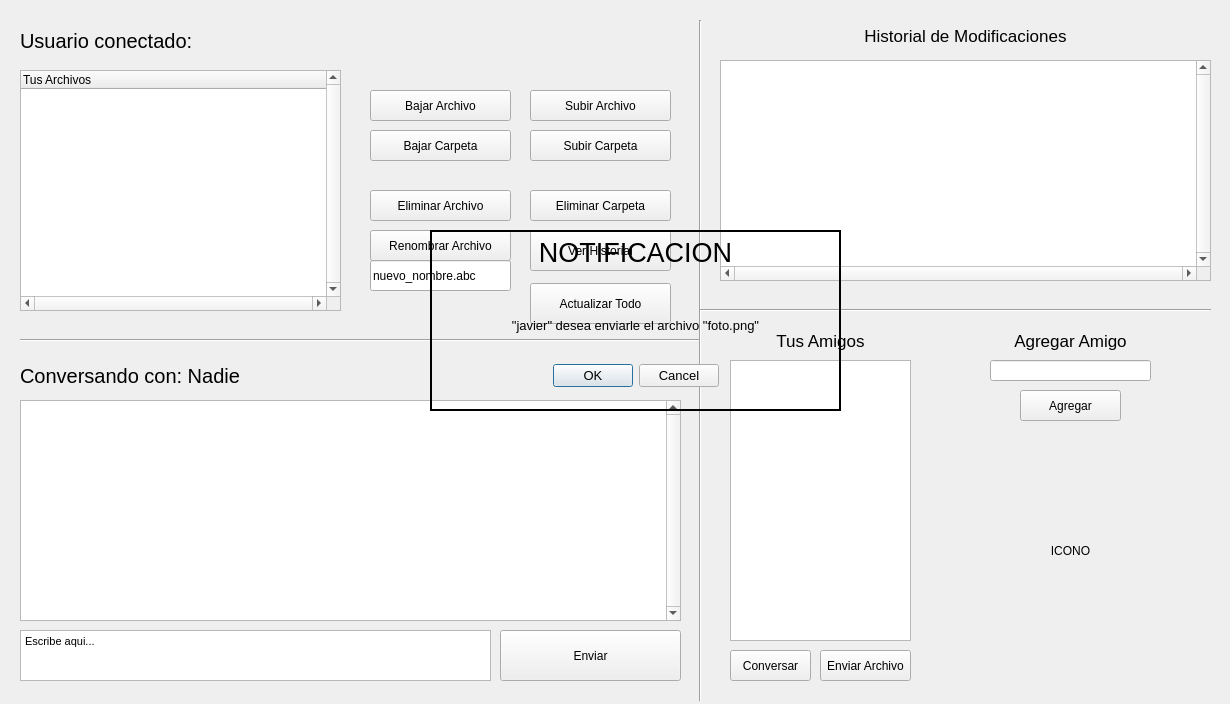
<?xml version="1.0" encoding="UTF-8"?>
<ui version="4.0">
 <class>Form</class>
 <widget class="QWidget" name="Form">
  <property name="geometry">
   <rect>
    <x>0</x>
    <y>0</y>
    <width>1230</width>
    <height>704</height>
   </rect>
  </property>
  <property name="windowTitle">
   <string>Form</string>
  </property>
  <widget class="QPushButton" name="SubirArchivoButton">
   <property name="geometry">
    <rect>
     <x>530</x>
     <y>90</y>
     <width>141</width>
     <height>31</height>
    </rect>
   </property>
   <property name="text">
    <string>Subir Archivo</string>
   </property>
  </widget>
  <widget class="QPushButton" name="SubirCarpetaButton">
   <property name="geometry">
    <rect>
     <x>530</x>
     <y>130</y>
     <width>141</width>
     <height>31</height>
    </rect>
   </property>
   <property name="text">
    <string>Subir Carpeta</string>
   </property>
  </widget>
  <widget class="QTreeWidget" name="ArchivosTree">
   <property name="geometry">
    <rect>
     <x>20</x>
     <y>70</y>
     <width>321</width>
     <height>241</height>
    </rect>
   </property>
   <property name="verticalScrollBarPolicy">
    <enum>Qt::ScrollBarAlwaysOn</enum>
   </property>
   <property name="horizontalScrollBarPolicy">
    <enum>Qt::ScrollBarAlwaysOn</enum>
   </property>
   <property name="animated">
    <bool>true</bool>
   </property>
   <column>
    <property name="text">
     <string>Tus Archivos</string>
    </property>
   </column>
  </widget>
  <widget class="QPushButton" name="ActualizarTodoButton">
   <property name="geometry">
    <rect>
     <x>530</x>
     <y>283</y>
     <width>141</width>
     <height>41</height>
    </rect>
   </property>
   <property name="text">
    <string>Actualizar Todo</string>
   </property>
  </widget>
  <widget class="QListWidget" name="AmigosList">
   <property name="geometry">
    <rect>
     <x>730</x>
     <y>360</y>
     <width>181</width>
     <height>281</height>
    </rect>
   </property>
  </widget>
  <widget class="QLabel" name="TusAmigosLabel">
   <property name="geometry">
    <rect>
     <x>740</x>
     <y>330</y>
     <width>161</width>
     <height>21</height>
    </rect>
   </property>
   <property name="font">
    <font>
     <pointsize>13</pointsize>
    </font>
   </property>
   <property name="text">
    <string>Tus Amigos</string>
   </property>
   <property name="alignment">
    <set>Qt::AlignCenter</set>
   </property>
  </widget>
  <widget class="QPushButton" name="ConversarButton">
   <property name="geometry">
    <rect>
     <x>730</x>
     <y>650</y>
     <width>81</width>
     <height>31</height>
    </rect>
   </property>
   <property name="text">
    <string>Conversar</string>
   </property>
  </widget>
  <widget class="QTextEdit" name="ChatTextField">
   <property name="geometry">
    <rect>
     <x>20</x>
     <y>630</y>
     <width>471</width>
     <height>51</height>
    </rect>
   </property>
   <property name="cursor" stdset="0">
    <cursorShape>IBeamCursor</cursorShape>
   </property>
   <property name="html">
    <string>&lt;!DOCTYPE HTML PUBLIC &quot;-//W3C//DTD HTML 4.0//EN&quot; &quot;http://www.w3.org/TR/REC-html40/strict.dtd&quot;&gt;
&lt;html&gt;&lt;head&gt;&lt;meta name=&quot;qrichtext&quot; content=&quot;1&quot; /&gt;&lt;style type=&quot;text/css&quot;&gt;
p, li { white-space: pre-wrap; }
&lt;/style&gt;&lt;/head&gt;&lt;body style=&quot; font-family:'MS Shell Dlg 2'; font-size:8.25pt; font-weight:400; font-style:normal;&quot;&gt;
&lt;p style=&quot; margin-top:0px; margin-bottom:0px; margin-left:0px; margin-right:0px; -qt-block-indent:0; text-indent:0px;&quot;&gt;&lt;span style=&quot; font-size:8pt;&quot;&gt;Escribe aqui...&lt;/span&gt;&lt;/p&gt;&lt;/body&gt;&lt;/html&gt;</string>
   </property>
  </widget>
  <widget class="QPushButton" name="EnviarButton">
   <property name="geometry">
    <rect>
     <x>500</x>
     <y>630</y>
     <width>181</width>
     <height>51</height>
    </rect>
   </property>
   <property name="text">
    <string>Enviar</string>
   </property>
  </widget>
  <widget class="QLabel" name="ConversandoConLabel">
   <property name="geometry">
    <rect>
     <x>20</x>
     <y>360</y>
     <width>361</width>
     <height>31</height>
    </rect>
   </property>
   <property name="font">
    <font>
     <pointsize>15</pointsize>
    </font>
   </property>
   <property name="text">
    <string>Conversando con: Nadie</string>
   </property>
   <property name="alignment">
    <set>Qt::AlignLeading|Qt::AlignLeft|Qt::AlignVCenter</set>
   </property>
  </widget>
  <widget class="Line" name="line">
   <property name="geometry">
    <rect>
     <x>20</x>
     <y>330</y>
     <width>681</width>
     <height>20</height>
    </rect>
   </property>
   <property name="orientation">
    <enum>Qt::Horizontal</enum>
   </property>
  </widget>
  <widget class="QListWidget" name="ChatList">
   <property name="geometry">
    <rect>
     <x>20</x>
     <y>400</y>
     <width>661</width>
     <height>221</height>
    </rect>
   </property>
   <property name="font">
    <font>
     <pointsize>14</pointsize>
    </font>
   </property>
   <property name="verticalScrollBarPolicy">
    <enum>Qt::ScrollBarAlwaysOn</enum>
   </property>
   <property name="alternatingRowColors">
    <bool>false</bool>
   </property>
   <property name="verticalScrollMode">
    <enum>QAbstractItemView::ScrollPerPixel</enum>
   </property>
   <property name="resizeMode">
    <enum>QListView::Adjust</enum>
   </property>
  </widget>
  <widget class="QLabel" name="UsuarioConectadoLabel">
   <property name="geometry">
    <rect>
     <x>20</x>
     <y>20</y>
     <width>401</width>
     <height>41</height>
    </rect>
   </property>
   <property name="font">
    <font>
     <pointsize>15</pointsize>
    </font>
   </property>
   <property name="text">
    <string>Usuario conectado: </string>
   </property>
   <property name="alignment">
    <set>Qt::AlignLeading|Qt::AlignLeft|Qt::AlignVCenter</set>
   </property>
  </widget>
  <widget class="QPushButton" name="BajarArchivoButton">
   <property name="geometry">
    <rect>
     <x>370</x>
     <y>90</y>
     <width>141</width>
     <height>31</height>
    </rect>
   </property>
   <property name="text">
    <string>Bajar Archivo</string>
   </property>
  </widget>
  <widget class="QPushButton" name="BajarCarpetaButton">
   <property name="geometry">
    <rect>
     <x>370</x>
     <y>130</y>
     <width>141</width>
     <height>31</height>
    </rect>
   </property>
   <property name="text">
    <string>Bajar Carpeta</string>
   </property>
  </widget>
  <widget class="QLabel" name="AgregarAmigoLabel">
   <property name="geometry">
    <rect>
     <x>990</x>
     <y>330</y>
     <width>161</width>
     <height>21</height>
    </rect>
   </property>
   <property name="font">
    <font>
     <pointsize>13</pointsize>
    </font>
   </property>
   <property name="text">
    <string>Agregar Amigo</string>
   </property>
   <property name="alignment">
    <set>Qt::AlignCenter</set>
   </property>
  </widget>
  <widget class="QLineEdit" name="AgregarAmigoLineEdit">
   <property name="geometry">
    <rect>
     <x>990</x>
     <y>360</y>
     <width>161</width>
     <height>21</height>
    </rect>
   </property>
   <property name="text">
    <string/>
   </property>
  </widget>
  <widget class="QPushButton" name="AgregarAmigoButton">
   <property name="geometry">
    <rect>
     <x>1020</x>
     <y>390</y>
     <width>101</width>
     <height>31</height>
    </rect>
   </property>
   <property name="text">
    <string>Agregar</string>
   </property>
  </widget>
  <widget class="QPushButton" name="EnviarArchivoButton">
   <property name="geometry">
    <rect>
     <x>820</x>
     <y>650</y>
     <width>91</width>
     <height>31</height>
    </rect>
   </property>
   <property name="text">
    <string>Enviar Archivo</string>
   </property>
  </widget>
  <widget class="Line" name="line_2">
   <property name="geometry">
    <rect>
     <x>690</x>
     <y>20</y>
     <width>20</width>
     <height>681</height>
    </rect>
   </property>
   <property name="orientation">
    <enum>Qt::Vertical</enum>
   </property>
  </widget>
  <widget class="QLabel" name="IconoLabel">
   <property name="geometry">
    <rect>
     <x>960</x>
     <y>440</y>
     <width>221</width>
     <height>221</height>
    </rect>
   </property>
   <property name="text">
    <string>ICONO</string>
   </property>
   <property name="alignment">
    <set>Qt::AlignCenter</set>
   </property>
  </widget>
  <widget class="QLabel" name="CargandoLabel">
   <property name="geometry">
    <rect>
     <x>420</x>
     <y>30</y>
     <width>201</width>
     <height>41</height>
    </rect>
   </property>
   <property name="font">
    <font>
     <pointsize>12</pointsize>
     <italic>true</italic>
    </font>
   </property>
   <property name="text">
    <string/>
   </property>
   <property name="alignment">
    <set>Qt::AlignCenter</set>
   </property>
  </widget>
  <widget class="QLabel" name="NotificacionLabel">
   <property name="geometry">
    <rect>
     <x>430</x>
     <y>230</y>
     <width>411</width>
     <height>181</height>
    </rect>
   </property>
   <property name="font">
    <font>
     <pointsize>20</pointsize>
    </font>
   </property>
   <property name="frameShape">
    <enum>QFrame::WinPanel</enum>
   </property>
   <property name="frameShadow">
    <enum>QFrame::Plain</enum>
   </property>
   <property name="text">
    <string>NOTIFICACION</string>
   </property>
   <property name="alignment">
    <set>Qt::AlignHCenter|Qt::AlignTop</set>
   </property>
   <property name="margin">
    <number>21</number>
   </property>
   <property name="indent">
    <number>5</number>
   </property>
  </widget>
  <widget class="QDialogButtonBox" name="NotificacionButton">
   <property name="geometry">
    <rect>
     <x>430</x>
     <y>270</y>
     <width>411</width>
     <height>211</height>
    </rect>
   </property>
   <property name="sizePolicy">
    <sizepolicy hsizetype="Expanding" vsizetype="Fixed">
     <horstretch>0</horstretch>
     <verstretch>0</verstretch>
    </sizepolicy>
   </property>
   <property name="font">
    <font>
     <pointsize>10</pointsize>
    </font>
   </property>
   <property name="standardButtons">
    <set>QDialogButtonBox::Cancel|QDialogButtonBox::Ok</set>
   </property>
   <property name="centerButtons">
    <bool>true</bool>
   </property>
  </widget>
  <widget class="QLabel" name="NotificacionTextLabel">
   <property name="geometry">
    <rect>
     <x>430</x>
     <y>310</y>
     <width>411</width>
     <height>31</height>
    </rect>
   </property>
   <property name="font">
    <font>
     <pointsize>10</pointsize>
    </font>
   </property>
   <property name="text">
    <string>&quot;javier&quot; desea enviarle el archivo &quot;foto.png&quot;</string>
   </property>
   <property name="scaledContents">
    <bool>true</bool>
   </property>
   <property name="alignment">
    <set>Qt::AlignCenter</set>
   </property>
   <property name="wordWrap">
    <bool>false</bool>
   </property>
  </widget>
  <widget class="QPushButton" name="EliminarArchivoButton">
   <property name="geometry">
    <rect>
     <x>370</x>
     <y>190</y>
     <width>141</width>
     <height>31</height>
    </rect>
   </property>
   <property name="text">
    <string>Eliminar Archivo</string>
   </property>
  </widget>
  <widget class="QPushButton" name="RenombrarArchivoButton">
   <property name="geometry">
    <rect>
     <x>370</x>
     <y>230</y>
     <width>141</width>
     <height>31</height>
    </rect>
   </property>
   <property name="text">
    <string>Renombrar Archivo</string>
   </property>
  </widget>
  <widget class="QLineEdit" name="NuevoNombreArchivo">
   <property name="geometry">
    <rect>
     <x>370</x>
     <y>260</y>
     <width>141</width>
     <height>31</height>
    </rect>
   </property>
   <property name="text">
    <string>nuevo_nombre.abc</string>
   </property>
  </widget>
  <widget class="QPushButton" name="VerHistorialButton">
   <property name="geometry">
    <rect>
     <x>530</x>
     <y>230</y>
     <width>141</width>
     <height>41</height>
    </rect>
   </property>
   <property name="text">
    <string>Ver Historial</string>
   </property>
  </widget>
  <widget class="Line" name="line_3">
   <property name="geometry">
    <rect>
     <x>700</x>
     <y>300</y>
     <width>511</width>
     <height>20</height>
    </rect>
   </property>
   <property name="orientation">
    <enum>Qt::Horizontal</enum>
   </property>
  </widget>
  <widget class="QListWidget" name="HistorialList">
   <property name="geometry">
    <rect>
     <x>720</x>
     <y>60</y>
     <width>491</width>
     <height>221</height>
    </rect>
   </property>
   <property name="verticalScrollBarPolicy">
    <enum>Qt::ScrollBarAlwaysOn</enum>
   </property>
   <property name="horizontalScrollBarPolicy">
    <enum>Qt::ScrollBarAlwaysOn</enum>
   </property>
  </widget>
  <widget class="QLabel" name="HistorialLabel">
   <property name="geometry">
    <rect>
     <x>720</x>
     <y>20</y>
     <width>491</width>
     <height>31</height>
    </rect>
   </property>
   <property name="font">
    <font>
     <pointsize>13</pointsize>
    </font>
   </property>
   <property name="text">
    <string>Historial de Modificaciones</string>
   </property>
   <property name="alignment">
    <set>Qt::AlignCenter</set>
   </property>
  </widget>
  <widget class="QPushButton" name="EliminarCarpetaButton">
   <property name="geometry">
    <rect>
     <x>530</x>
     <y>190</y>
     <width>141</width>
     <height>31</height>
    </rect>
   </property>
   <property name="text">
    <string>Eliminar Carpeta</string>
   </property>
  </widget>
  <zorder>SubirArchivoButton</zorder>
  <zorder>SubirCarpetaButton</zorder>
  <zorder>ArchivosTree</zorder>
  <zorder>ActualizarTodoButton</zorder>
  <zorder>AmigosList</zorder>
  <zorder>TusAmigosLabel</zorder>
  <zorder>ConversarButton</zorder>
  <zorder>ChatTextField</zorder>
  <zorder>EnviarButton</zorder>
  <zorder>ConversandoConLabel</zorder>
  <zorder>line</zorder>
  <zorder>ChatList</zorder>
  <zorder>UsuarioConectadoLabel</zorder>
  <zorder>BajarArchivoButton</zorder>
  <zorder>BajarCarpetaButton</zorder>
  <zorder>AgregarAmigoLabel</zorder>
  <zorder>AgregarAmigoLineEdit</zorder>
  <zorder>AgregarAmigoButton</zorder>
  <zorder>EnviarArchivoButton</zorder>
  <zorder>line_2</zorder>
  <zorder>IconoLabel</zorder>
  <zorder>CargandoLabel</zorder>
  <zorder>EliminarArchivoButton</zorder>
  <zorder>RenombrarArchivoButton</zorder>
  <zorder>NuevoNombreArchivo</zorder>
  <zorder>VerHistorialButton</zorder>
  <zorder>line_3</zorder>
  <zorder>HistorialList</zorder>
  <zorder>HistorialLabel</zorder>
  <zorder>NotificacionLabel</zorder>
  <zorder>NotificacionButton</zorder>
  <zorder>NotificacionTextLabel</zorder>
  <zorder>EliminarCarpetaButton</zorder>
 </widget>
 <resources/>
 <connections/>
</ui>
